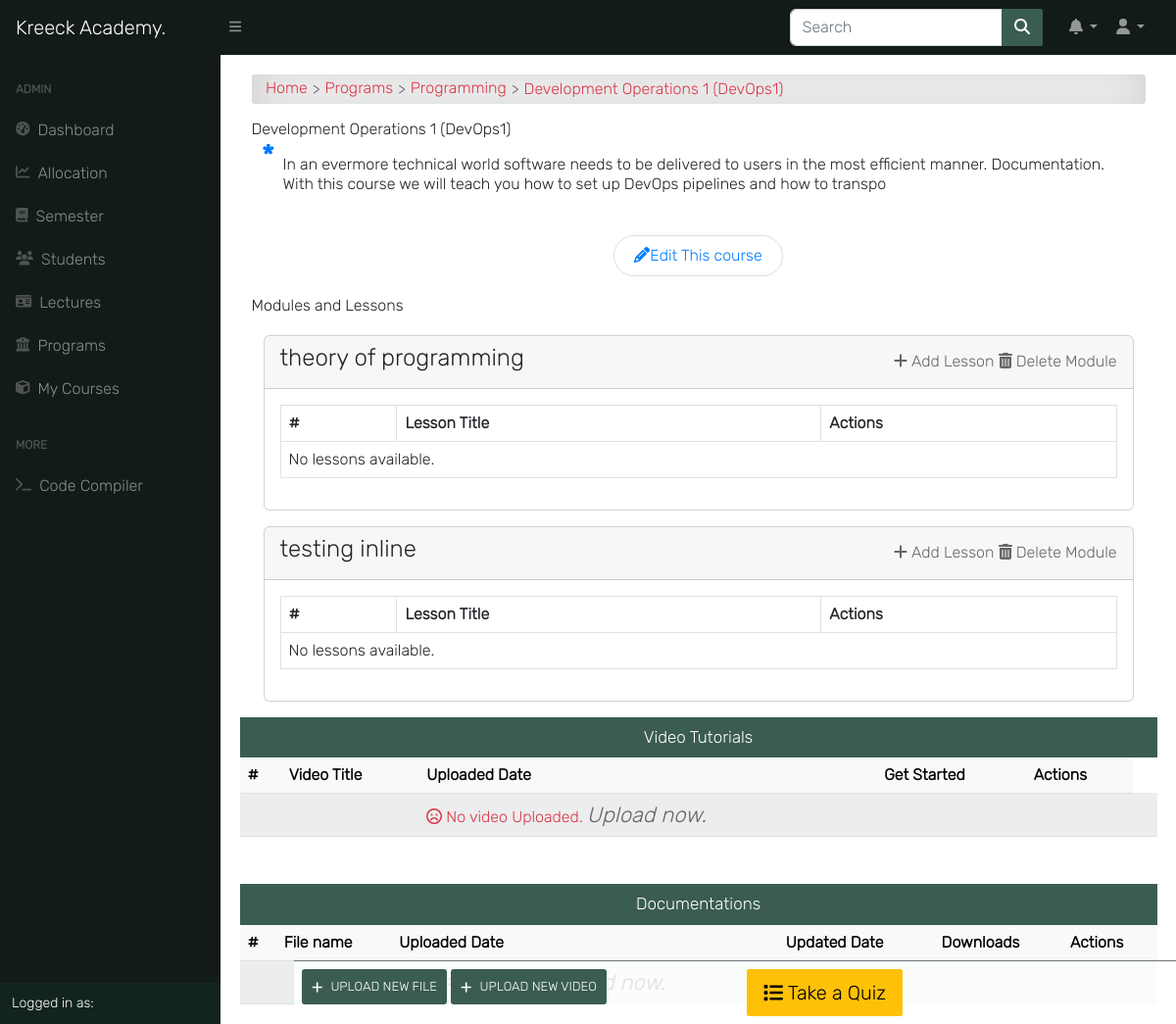
The page /programs/course/development-operations-1/detail/ (signed in) on the database as committed earlier.
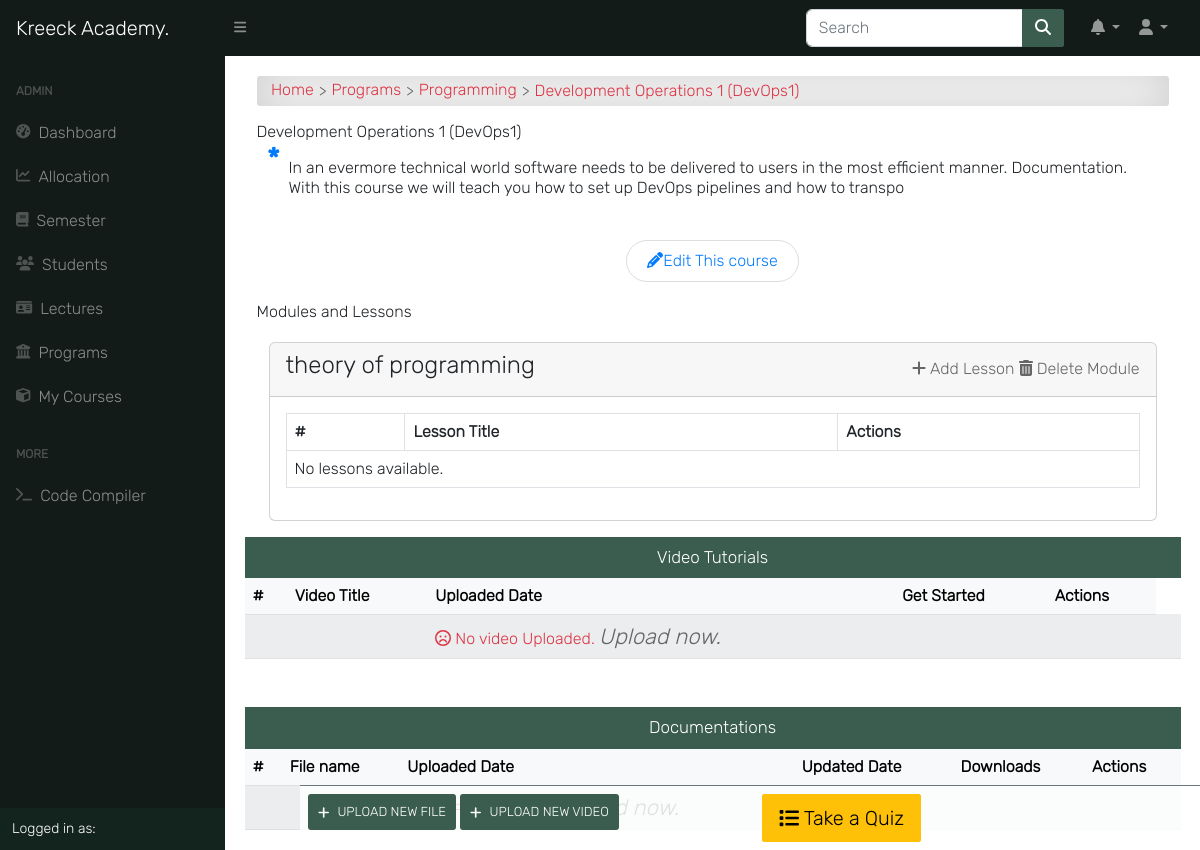
The same page on the database as committed later.
### course/models.py (models this page shows, shortened)
class Module(models.Model):
    id = models.UUIDField(primary_key=True, default=uuid4, editable=False)
    title = models.CharField(_('Title'), max_length=255)
    course = models.ForeignKey(Course, related_name='modules', on_delete=models.CASCADE)

### course/views.py (the view)
# urls.py: path('course/<slug>/detail/', course_single, name='course_detail'),
@login_required
def course_single(request, slug):
    course = get_object_or_404(Course, slug=slug)
    files = Upload.objects.filter(course__slug=slug)
    videos = UploadVideo.objects.filter(course__slug=slug)
    modules = Module.objects.filter(course=course)
    lecturers = CourseAllocation.objects.filter(courses__pk=course.id)
    return render(request, 'course/course_single.html', {
        'title': course.title,
        'course': course,
        'files': files,
        'videos': videos,
        'modules': modules,
        'lecturers': lecturers,
        'media_url': settings.MEDIA_ROOT,
    })

### course/models.py (called while the page is built)
    def __str__(self):
        return self.title

    def __str__(self):
        return "{0} ({1})".format(self.title, self.code, self.price)

### templates/course/course_single.html (shortened to what the changed rows need)
{% extends 'base.html' %}
{% load static %}
{% block content %}
<div class="container">
<div class="site-section">
    <br>
    <div class="container">
        {% if modules %}
            {% for module in modules %}
                <div id="module-{{ module.id }}" class="card mb-3">
                    <div class="card-header d-flex justify-content-between align-items-center">
                        <h4 id="module-title-{{ module.id }}" class="module-title" data-module-id="{{ module.id }}" contenteditable="true">{{ module.title }}</h4>
                        <div>
                            <a href="{% url 'upload_video' course.slug %}?module_id={{ module.id }}" class="add-lesson-button"><i class="fas fa-plus"></i> Add Lesson</a>
                            <a href="#" class="delete-module-button" data-module-id="{{ module.id }}"><i class="fas fa-trash-alt"></i> Delete Module</a>
                        </div>
                    </div>
                    <div class="card-body">
                        <table class="table table-bordered">
                            <thead>
                                <tr>
                                    <th>#</th>
                                    <th>Lesson Title</th>
                                    <th>Actions</th>
                                </tr>
                            </thead>
                            <tbody>
                                {% for lesson in module.lessons.all %}
                                    <tr>
                                        <td>{{ forloop.counter }}</td>
                                        <td>{{ lesson.title }}</td>
                                        <td>
                                            <a href="{% url 'edit_lesson' course.slug module.id lesson.id %}" class="update" title="Edit">
                                                <i class="fas fa-pencil-alt"></i>
                                            </a>
                                            <a href="{% url 'delete_lesson' course.slug module.id lesson.id %}" class="delete" title="Delete">
                                                <i class="fas fa-trash-alt"></i>
                                            </a>
                                        </td>
                                    </tr>
                                {% empty %}
                                    <tr>
                                        <td colspan="3">No lessons available.</td>
                                    </tr>
                                {% endfor %}
                            </tbody>
                        </table>
                    </div>
                </div>
            {% empty %}
                <p>No modules available.</p>
            {% endfor %}
        {% else %}
            <p>No modules available.</p>
        {% endif %}
    </div>
</div>
    <div class="row mb-5">
        <div class="col-md-12 p-0">
            <div class="table-responsive">
                <table class="table table-shadow table-light table-striped m-0">
                    <thead>
                        <tr>
                            <th>#</th>
                            <th>Video Title</th>
                            <th>Uploaded Date</th>
                            <th>Get Started</th>
                            {% if request.user.is_superuser or request.user.is_lecturer %}
                            <th>Actions</th>
                            {% endif %}
                        </tr>
                    </thead>
                </table>
            </div>
        </div>
    </div>
    <div class="row">
        <div class="col-md-12 p-0">
            <div class="table-responsive">
                <table class="table table-shadow table-light table-striped m-0">
                    <thead>
                        <tr>
                            <th>#</th>
                            <th>File name</th>
                            <th>Uploaded Date</th>
                            <th>Updated Date</th>
                            <th>Downloads</th>
                            {% if request.user.is_superuser or request.user.is_lecturer %}
                            <th>Actions</th>
                            {% endif %}
                        </tr>
                    </thead>
                </table>
            </div>
        </div>
    </div>
</div>
{% endblock content %}

Rows that differ between the two databases and show on the page:
removed Module: title "testing inline"
